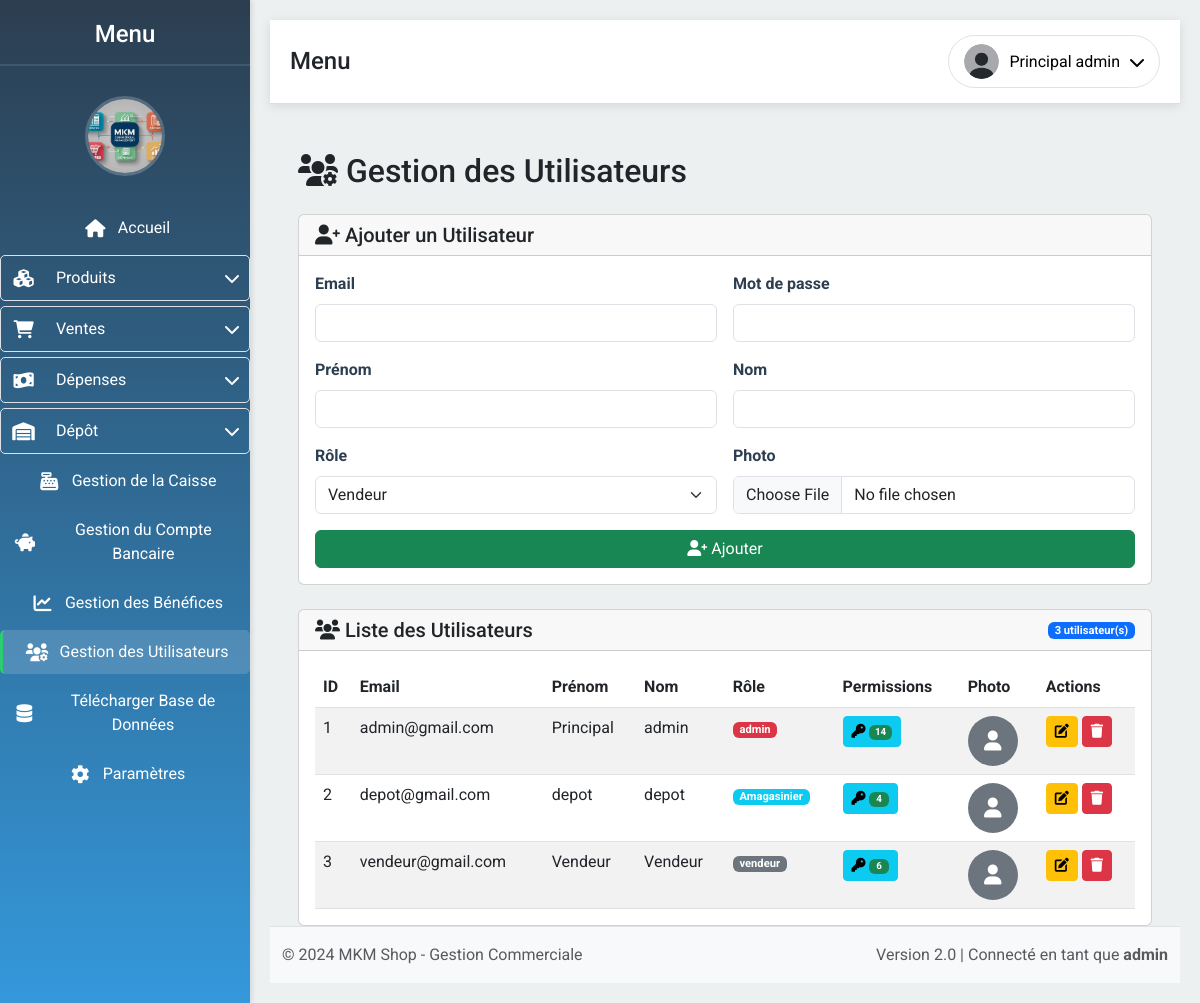
/gestion_utilisateurs (signed in), run on an earlier commit of the app's database.
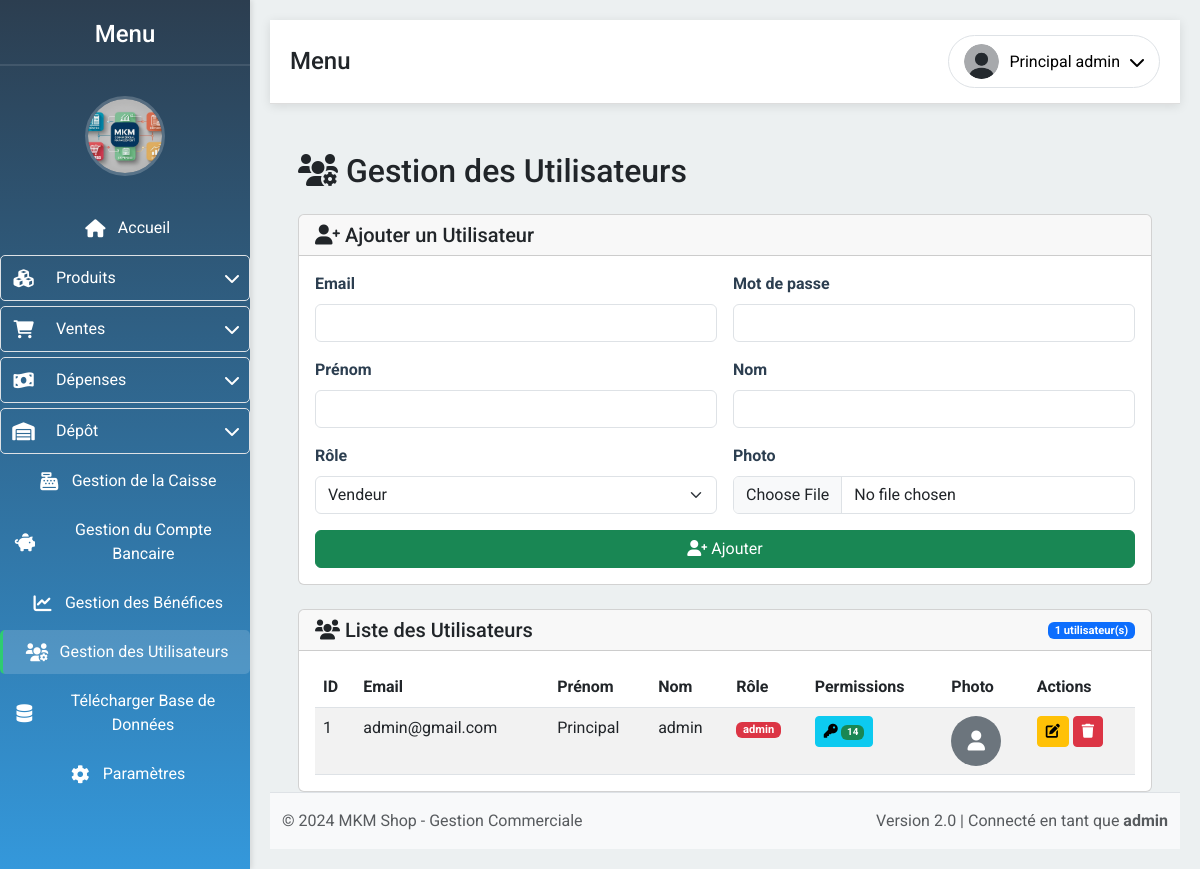
And on a later commit of the database.
### app/models.py (models this page shows, shortened)
class User(UserMixin, db.Model):
    __tablename__ = 'user'
    id = db.Column(db.Integer, primary_key=True)
    email = db.Column(db.String(100), unique=True, nullable=False)
    password = db.Column(db.String(100), nullable=False)
    firstname = db.Column(db.String(100), nullable=True)
    lastname = db.Column(db.String(100), nullable=True)
    photo = db.Column(db.String(200), nullable=True)
    role = db.Column(db.String(50), default='vendeur')
    permissions = db.Column(JSON, nullable=True)
    def is_admin(self):
        return self.role == 'admin'
    def has_permission(self, permission):
        if self.is_admin():
            return True
        return self.permissions and permission in self.permissions

### app/routes.py (the view, shortened to what this page needs)
@bp.route('/gestion_utilisateurs', methods=['GET', 'POST'])
@login_required
@permission_required('gestion_utilisateurs')
def gestion_utilisateurs():
    if not current_user.is_admin():
        flash("Accès refusé. Vous n'avez pas les permissions nécessaires.", 'danger')
        return redirect(url_for('routes.index'))
    all_permissions = [
        'gestion_utilisateurs', 'gestion_produits', 'gestion_ventes', 'gestion_banque', 'gestion_caise',
        'gestion_depot', 'voir_stock_depot', 'voir_stock_boutique', 'voir_stock_globale', 'voir_benefice',
        'gestion_depenses_ordinaires', 'gestion_depenses_recurentes', 'voir_historique_vente',
        'gestion_transactions_stock_boutique', 'gestion_livraisons'  # NOUVEAU
    ]
    utilisateurs = User.query.all()
    return render_template('gestion_utilisateurs.html', utilisateurs=utilisateurs, all_permissions=all_permissions)

### app/templates/gestion_utilisateurs.html (shortened to what this page needs)
{% extends "layout.html" %}
{% block content %}
<div class="container-fluid mt-3 mt-md-5 px-2 px-md-3">
    <h2 class="mb-4">
        <i class="fas fa-users-cog"></i> Gestion des Utilisateurs
    </h2>
    <div class="card mb-4">
        <div class="card-header">
            <h5 class="mb-0"><i class="fas fa-user-plus"></i> Ajouter un Utilisateur</h5>
        </div>
        <div class="card-body">
            <form method="POST" enctype="multipart/form-data">
                <div class="row g-3">
                    <div class="col-12 col-md-6">
                        <label for="email" class="form-label">Email</label>
                        <input type="email" class="form-control" id="email" name="email" required>
                    </div>
                    <div class="col-12 col-md-6">
                        <label for="password" class="form-label">Mot de passe</label>
                        <input type="password" class="form-control" id="password" name="password" required>
                    </div>
                    <div class="col-12 col-md-6">
                        <label for="firstname" class="form-label">Prénom</label>
                        <input type="text" class="form-control" id="firstname" name="firstname" required>
                    </div>
                    <div class="col-12 col-md-6">
                        <label for="lastname" class="form-label">Nom</label>
                        <input type="text" class="form-control" id="lastname" name="lastname" required>
                    </div>
                    <div class="col-12 col-md-6">
                        <label for="role" class="form-label">Rôle</label>
                        <select class="form-select" id="role" name="role" required>
                            <option value="vendeur">Vendeur</option>
                        </select>
                    </div>
                    <div class="col-12 col-md-6">
                        <label for="photo" class="form-label">Photo</label>
                        <input type="file" class="form-control" id="photo" name="photo" accept="image/*">
                    </div>
                    <div class="col-12">
                        <button type="submit" name="ajouter_utilisateur" class="btn btn-success w-100 w-md-auto">
                            <i class="fas fa-user-plus"></i> Ajouter
                        </button>
                    </div>
                </div>
            </form>
        </div>
    </div>
    <div class="card">
        <div class="card-header d-flex justify-content-between align-items-center">
            <h5 class="mb-0"><i class="fas fa-users"></i> Liste des Utilisateurs</h5>
            <span class="badge bg-primary">{{ utilisateurs|length }} utilisateur(s)</span>
        </div>
        <div class="card-body p-0 p-md-3">
            <div class="table-responsive">
                <table class="table table-striped table-hover mb-0">
                    <thead>
                        <tr>
                            <th scope="col" class="d-none d-md-table-cell">ID</th>
                            <th scope="col">Email</th>
                            <th scope="col" class="d-none d-sm-table-cell">Prénom</th>
                            <th scope="col" class="d-none d-sm-table-cell">Nom</th>
                            <th scope="col">Rôle</th>
                            <th scope="col" class="d-none d-lg-table-cell">Permissions</th>
                            <th scope="col" class="d-none d-md-table-cell">Photo</th>
                            <th scope="col">Actions</th>
                        </tr>
                    </thead>
                    <tbody>
                        {% for utilisateur in utilisateurs %}
                        <tr>
                            <td class="d-none d-md-table-cell">{{ utilisateur.id }}</td>
                            <td>
                                <div class="d-flex flex-column">
                                    <span>{{ utilisateur.email }}</span>
                                </div>
                            </td>
                            <td class="d-none d-sm-table-cell">{{ utilisateur.firstname }}</td>
                            <td class="d-none d-sm-table-cell">{{ utilisateur.lastname }}</td>
                            <td>
                                <span class="badge
                                    {% if utilisateur.role == 'admin' %}bg-danger
                                    {% elif utilisateur.role == 'Financier' %}bg-warning text-dark
                                    {% elif utilisateur.role == 'Amagasinier' %}bg-info
                                    {% else %}bg-secondary{% endif %}">
                                    {{ utilisateur.role }}
                                </span>
                            </td>
                            <td class="d-none d-lg-table-cell">
                                <button class="btn btn-info btn-sm btn-permissions"
                                        data-bs-toggle="modal"
                                        data-bs-target="#modalModifierPermissions{{ utilisateur.id }}"
                                        data-bs-toggle="tooltip"
                                        data-bs-placement="top"
                                        title="Voir/Modifier les permissions">
                                    <i class="fas fa-key"></i>
                                    <span class="badge {% if utilisateur.permissions %}bg-success{% else %}bg-danger{% endif %}">
                                        {% if utilisateur.permissions %}
                                            {{ utilisateur.permissions | length }}
                                        {% else %}
                                            0
                                        {% endif %}
                                    </span>
                                </button>
                            </td>
                            <td class="d-none d-md-table-cell">
                                {% if utilisateur.photo %}
                                <img src="{{ url_for('static', filename=utilisateur.photo) }}"
                                     alt="Photo de {{ utilisateur.firstname }}"
                                     width="50"
                                     height="50"
                                     class="img-thumbnail rounded-circle object-fit-cover">
                                {% else %}
                                <div class="avatar-placeholder bg-secondary text-white rounded-circle d-flex align-items-center justify-content-center"
                                     style="width: 50px; height: 50px;">
                                    <i class="fas fa-user"></i>
                                </div>
                                {% endif %}
                            </td>
                            <td>
                                <div class="d-flex flex-wrap gap-1">
                                    <button class="btn btn-warning btn-sm"
                                            data-bs-toggle="modal"
                                            data-bs-target="#modalModifierUtilisateur{{ utilisateur.id }}"
                                            data-bs-toggle="tooltip"
                                            data-bs-placement="top"
                                            title="Modifier">
                                        <i class="fas fa-edit d-none d-sm-inline"></i>
                                    </button>
                                    <button class="btn btn-danger btn-sm"
                                            data-bs-toggle="modal"
                                            data-bs-target="#modalSupprimerUtilisateur{{ utilisateur.id }}"
                                            data-bs-toggle="tooltip"
                                            data-bs-placement="top"
                                            title="Supprimer">
                                        <i class="fas fa-trash d-none d-sm-inline"></i>
                                    </button>
                                </div>
                            </td>
                        </tr>
                        {% endfor %}
                    </tbody>
                </table>
            </div>
        </div>
    </div>
</div>
{% endblock %}

### app/templates/layout.html (shortened to what this page needs)
<!DOCTYPE html>
<html lang="fr">
<head>
    <link href="{{ url_for('static', filename='css/bootstrap.min.css') }}" rel="stylesheet">
    <link href="{{ url_for('static', filename='css/all.min.css') }}" rel="stylesheet">
    <link href="{{ url_for('static', filename='css/style.css') }}" rel="stylesheet">
</head>
<body>
    <div class="sidebar" id="sidebar">
        <h2 style="text-align: center;">Menu</h2>
        <div class="logo-container" style="text-align: center; margin-top: 20px;">
            <img src="{{ url_for('static', filename='uploads/logo.png') }}" alt="Logo" style="width: 80px; height: 80px; border-radius: 50%; object-fit: cover;">
        </div>
        <a href="/" class="nav-link {% if request.endpoint == 'routes.index' %}active{% endif %}">
            <i class="fas fa-home"></i> <span>Accueil</span>
        </a>
        {% if current_user.is_authenticated %}
            {% if current_user.has_permission('gestion_produits') or current_user.has_permission('voir_stock_boutique') or current_user.has_permission('voir_stock_globale') %}
                <a href="javascript:void(0)" class="nav-link dropdown-toggle" id="dropdown-produits">
                    <i class="fas fa-cubes"></i> <span>Produits</span>
                </a>
            {% endif %}
            {% if current_user.has_permission('gestion_ventes') or current_user.has_permission('voir_historique_vente') %}
                <a href="javascript:void(0)" class="nav-link dropdown-toggle" id="dropdown-ventes">
                    <i class="fas fa-shopping-cart"></i> <span>Ventes</span>
                </a>
            {% endif %}
            {% if current_user.has_permission('gestion_depenses_ordinaires') or current_user.has_permission('gestion_depenses_recurrentes') %}
                <a href="javascript:void(0)" class="nav-link dropdown-toggle" id="dropdown-depenses">
                    <i class="fas fa-money-bill-wave"></i> <span>Dépenses</span>
                </a>
            {% endif %}
            {% if current_user.has_permission('gestion_depot') or current_user.has_permission('voir_stock_depot') or current_user.has_permission('gestion_livraisons') %}
                <a href="javascript:void(0)" class="nav-link dropdown-toggle" id="dropdown-depot">
                    <i class="fas fa-warehouse"></i> <span>Dépôt</span>
                </a>
            {% endif %}
            {% if current_user.has_permission('gestion_caise') %}
                <a href="/gestion_caisse" class="nav-link {% if request.endpoint == 'routes.gestion_caisse' %}active{% endif %}">
                    <i class="fas fa-cash-register"></i> <span>Gestion de la Caisse</span>
                </a>
            {% endif %}
            {% if current_user.has_permission('gestion_banque') %}
                <a href="/gestion_compte_bancaire" class="nav-link {% if request.endpoint == 'routes.gestion_compte_bancaire' %}active{% endif %}">
                    <i class="fas fa-piggy-bank"></i> <span>Gestion du Compte Bancaire</span>
                </a>
            {% endif %}
            {% if current_user.has_permission('voir_benefice') %}
                <a href="/benefices" class="nav-link {% if request.endpoint == 'routes.gestion_benefices' %}active{% endif %}">
                    <i class="fas fa-chart-line"></i> <span>Gestion des Bénéfices</span>
                </a>
            {% endif %}
            {% if current_user.has_permission('gestion_utilisateurs') %}
                <a href="/gestion_utilisateurs" class="nav-link {% if request.endpoint == 'routes.gestion_utilisateurs' %}active{% endif %}">
                    <i class="fas fa-users-cog"></i> <span>Gestion des Utilisateurs</span>
                </a>
            {% endif %}
            {% if current_user.has_permission('gestion_utilisateurs') %}
                <a href="{{ url_for('routes.telecharger_base_donnees') }}" class="nav-link">
                    <i class="fas fa-database"></i> <span>Télécharger Base de Données</span>
                </a>
            {% endif %}
            <a href="/parametres" class="nav-link {% if request.endpoint == 'routes.parametres' %}active{% endif %}">
                <i class="fas fa-cog"></i> <span>Paramètres</span>
            </a>
        {% endif %}
    </div>
    <div class="content">
        <div class="header">
            <div class="page-title">
                <h4 class="mb-0">{% block page_title %}{% endblock %}</h4>
            </div>
            <div class="dropdown">
                {% if current_user.is_authenticated %}
                    <button class="btn btn-light dropdown-toggle" id="profileDropdown" data-bs-toggle="dropdown">
                        <img src="{{ url_for('static', filename=current_user.photo if current_user.photo else 'images/default.png') }}"
                             alt="Profile Picture" width="40" height="40" class="rounded-circle">
                        <span class="d-none d-md-inline">{{ current_user.firstname }} {{ current_user.lastname }}</span>
                    </button>
                {% else %}
                    <a href="/login" class="btn btn-light">
                        <i class="fas fa-sign-in-alt"></i> Connexion
                    </a>
                {% endif %}
            </div>
        </div>
        <div class="container-fluid mt-4 content-ajax">
            {% block content %}{% endblock %}
        </div>
        <footer class="footer mt-auto py-3 bg-light border-top">
            <div class="container">
                <div class="row">
                    <div class="col-md-6">
                        <span class="text-muted">© 2024 MKM Shop - Gestion Commerciale</span>
                    </div>
                    <div class="col-md-6 text-md-end">
                        <span class="text-muted">Version 2.0 | {% if current_user.is_authenticated %}Connecté en tant que <strong>{{ current_user.role }}</strong>{% endif %}</span>
                    </div>
                </div>
            </div>
        </footer>
    </div>
</body>
</html>

What changed in the data, as far as the page shows it:
removed User: id "2", email "depot@gmail.com", firstname "depot", lastname "depot", role "Amagasinier", permissions|length "4"
removed User: id "3", email "vendeur@gmail.com", firstname "Vendeur", lastname "Vendeur", role "vendeur", permissions|length "6"
Also different on the page:
{{ utilisateurs|length }}: "3" → "1"
